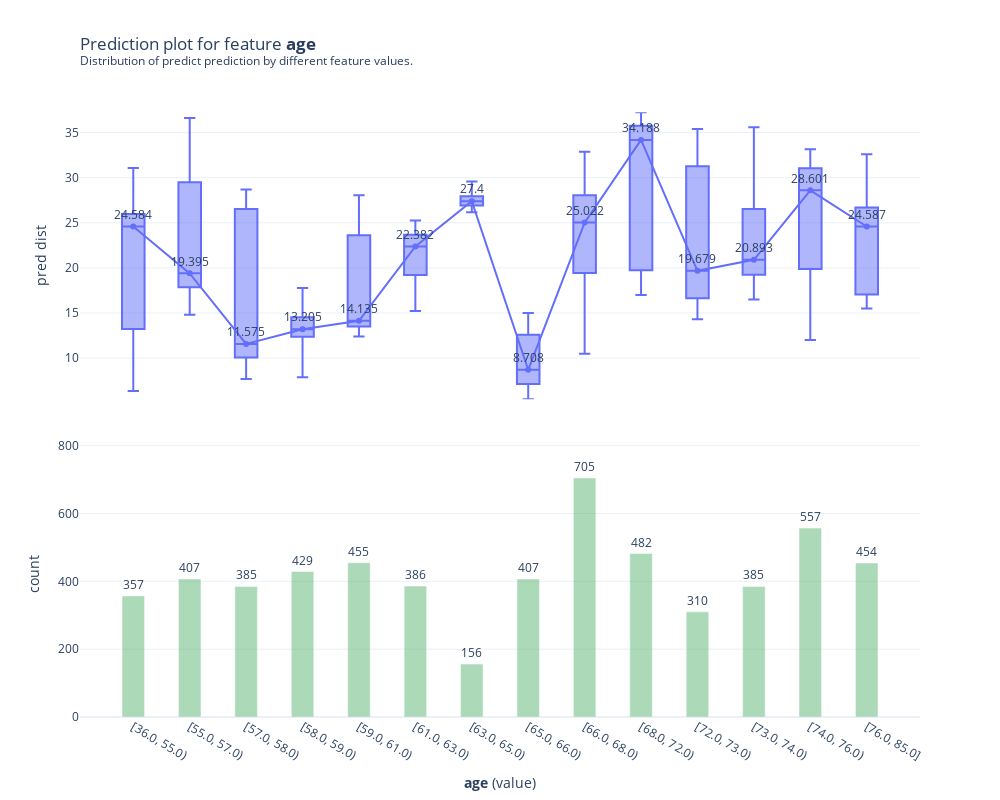

The code cell stored with this chart in its notebook:
### Code cell
predict_school_holiday = info_plots.PredictPlot(
    model=trained_models["RandomForest"],
    df=X,
    model_features=X.columns.tolist(),
    feature="age",
    feature_name="age",
    pred_func=None,
    n_classes=0,
    predict_kwds={},
    chunk_size=-1,
    num_grid_points=15
)

fig, axes, summary_df = predict_school_holiday.plot(
    figsize=(1000,800),
    plot_params={"gaps": {"inner_y": 0.05}},
)
fig

### Figure 1 — Plotly figure (JSON) as saved in the notebook; plotly's stock layout.template omitted (floating-point values rounded to 4 significant figures; data arrays with more than 128 entries replaced by an {"elided": "..."} marker saying what was removed)
{"data": [{"boxpoints": false, "hoverinfo": "none", "marker": {"color": "#636EFA", "opacity": 0.8}, "name": "pred", "type": "box", "width": 0.4, "x0": 0, "xaxis": "x", "y": {"elided": "357 float values"}, "yaxis": "y"}, {"boxpoints": false, "hoverinfo": "none", "marker": {"color": "#636EFA", "opacity": 0.8}, "name": "pred", "type": "box", "width": 0.4, "x0": 1, "xaxis": "x", "y": {"elided": "407 float values"}, "yaxis": "y"}, {"boxpoints": false, "hoverinfo": "none", "marker": {"color": "#636EFA", "opacity": 0.8}, "name": "pred", "type": "box", "width": 0.4, "x0": 2, "xaxis": "x", "y": {"elided": "385 float values"}, "yaxis": "y"}, {"boxpoints": false, "hoverinfo": "none", "marker": {"color": "#636EFA", "opacity": 0.8}, "name": "pred", "type": "box", "width": 0.4, "x0": 3, "xaxis": "x", "y": {"elided": "429 float values"}, "yaxis": "y"}, {"boxpoints": false, "hoverinfo": "none", "marker": {"color": "#636EFA", "opacity": 0.8}, "name": "pred", "type": "box", "width": 0.4, "x0": 4, "xaxis": "x", "y": {"elided": "455 float values"}, "yaxis": "y"}, {"boxpoints": false, "hoverinfo": "none", "marker": {"color": "#636EFA", "opacity": 0.8}, "name": "pred", "type": "box", "width": 0.4, "x0": 5, "xaxis": "x", "y": {"elided": "386 float values"}, "yaxis": "y"}, {"boxpoints": false, "hoverinfo": "none", "marker": {"color": "#636EFA", "opacity": 0.8}, "name": "pred", "type": "box", "width": 0.4, "x0": 6, "xaxis": "x", "y": {"elided": "156 float values"}, "yaxis": "y"}, {"boxpoints": false, "hoverinfo": "none", "marker": {"color": "#636EFA", "opacity": 0.8}, "name": "pred", "type": "box", "width": 0.4, "x0": 7, "xaxis": "x", "y": {"elided": "407 float values"}, "yaxis": "y"}, {"boxpoints": false, "hoverinfo": "none", "marker": {"color": "#636EFA", "opacity": 0.8}, "name": "pred", "type": "box", "width": 0.4, "x0": 8, "xaxis": "x", "y": {"elided": "705 float values"}, "yaxis": "y"}, {"boxpoints": false, "hoverinfo": "none", "marker": {"color": "#636EFA", "opacity": 0.8}, "name": "pred", "type": "box", "width": 0.4, "x0": 9, "xaxis": "x", "y": {"elided": "482 float values"}, "yaxis": "y"}, {"boxpoints": false, "hoverinfo": "none", "marker": {"color": "#636EFA", "opacity": 0.8}, "name": "pred", "type": "box", "width": 0.4, "x0": 10, "xaxis": "x", "y": {"elided": "310 float values"}, "yaxis": "y"}, {"boxpoints": false, "hoverinfo": "none", "marker": {"color": "#636EFA", "opacity": 0.8}, "name": "pred", "type": "box", "width": 0.4, "x0": 11, "xaxis": "x", "y": {"elided": "385 float values"}, "yaxis": "y"}, {"boxpoints": false, "hoverinfo": "none", "marker": {"color": "#636EFA", "opacity": 0.8}, "name": "pred", "type": "box", "width": 0.4, "x0": 12, "xaxis": "x", "y": {"elided": "557 float values"}, "yaxis": "y"}, {"boxpoints": false, "hoverinfo": "none", "marker": {"color": "#636EFA", "opacity": 0.8}, "name": "pred", "type": "box", "width": 0.4, "x0": 13, "xaxis": "x", "y": {"elided": "454 float values"}, "yaxis": "y"}, {"hovertemplate": "%{text}", "line": {"color": "#636EFA"}, "marker": {"color": "#636EFA"}, "mode": "lines+markers+text", "name": "Average pred", "text": ["24.584", "19.395", "11.575", "13.205", "14.135", "22.382", "27.4", "8.708", "25.022", "34.188", "19.679", "20.893", "28.601", "24.587"], "textposition": "top center", "type": "scatter", "x": [0, 1, 2, 3, 4, 5, 6, 7, 8, 9, 10, 11, 12, 13], "xaxis": "x", "y": [24.58, 19.39, 11.58, 13.21, 14.13, 22.38, 27.4, 8.708, 25.02, 34.19, 19.68, 20.89, 28.6, 24.59], "yaxis": "y"}, {"hovertemplate": "%{text}", "marker": {"color": "#5BB573", "opacity": 0.5}, "name": "count", "text": [357, 407, 385, 429, 455, 386, 156, 407, 705, 482, 310, 385, 557, 454], "textposition": "outside", "type": "bar", "width": 0.4, "x": [0, 1, 2, 3, 4, 5, 6, 7, 8, 9, 10, 11, 12, 13], "xaxis": "x2", "y": [357, 407, 385, 429, 455, 386, 156, 407, 705, 482, 310, 385, 557, 454], "yaxis": "y2"}], "layout": {"height": 800, "showlegend": false, "title": {"text": "Prediction plot for feature <b>age</b> <br><sup>Distribution of predict prediction by different feature values.</sup>", "x": 0, "xref": "paper"}, "width": 1000, "xaxis": {"anchor": "y", "domain": [0, 1], "matches": "x2", "showticklabels": false}, "xaxis2": {"anchor": "y2", "domain": [0, 1], "ticktext": ["[36.0, 55.0)", "[55.0, 57.0)", "[57.0, 58.0)", "[58.0, 59.0)", "[59.0, 61.0)", "[61.0, 63.0)", "[63.0, 65.0)", "[65.0, 66.0)", "[66.0, 68.0)", "[68.0, 72.0)", "[72.0, 73.0)", "[73.0, 74.0)", "[74.0, 76.0)", "[76.0, 85.0]"], "tickvals": [0, 1, 2, 3, 4, 5, 6, 7, 8, 9, 10, 11, 12, 13], "title": {"text": "<b>age</b> (value)"}}, "yaxis": {"anchor": "x", "domain": [0.515, 0.98], "range": [5.442, 37.24], "title": {"text": "pred dist"}}, "yaxis2": {"anchor": "x2", "domain": [0, 0.465], "range": [0, 846], "title": {"text": "count"}}}}
